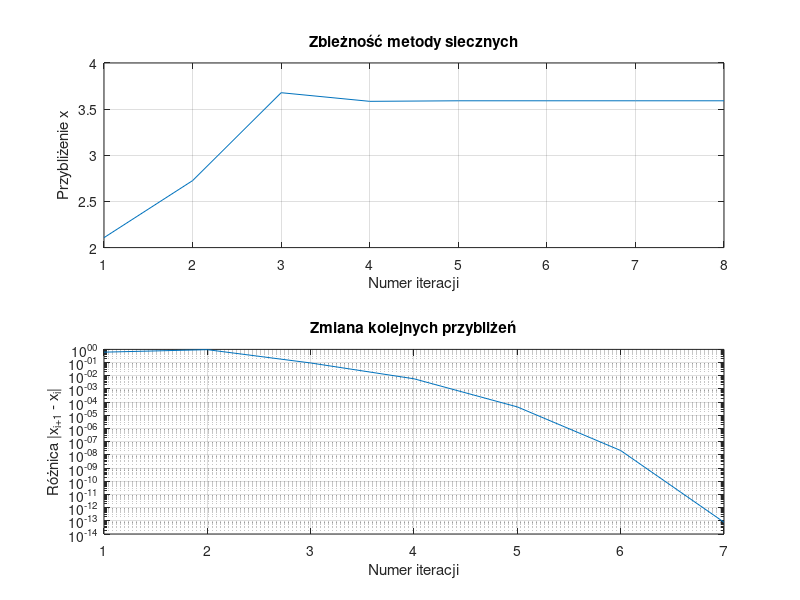

This chart was generated by the following MATLAB code:
function [xvec,xdif,xsolution,ysolution,iterations] = impedance_secant()
% Wyznacza miejsce zerowe funkcji impedance_difference metodą siecznych.
% Dodatkowo rysuje wykresy:
%   - Zbieżność kolejnych przybliżeń (xvec)
%   - Różnice między kolejnymi przybliżeniami (xdif)
%
% xvec - wektor z kolejnymi przybliżeniami miejsca zerowego
%   (xvec(1) = x2 przy założeniu, że x0 i x1 są punktami startowymi)
% xdif - wektor różnic kolejnych przybliżeń
%   (xdif(i) = abs(xvec(i+1)-xvec(i)))
% xsolution - obliczone miejsce zerowe
% ysolution - wartość funkcji impedance_difference w punkcie xsolution
% iterations - liczba iteracji wykonana w celu wyznaczenia xsolution

    %--- Parametry startowe i ustawienia metody siecznych ---
    x0 = 1;          % pierwszy punkt startowy
    x1 = 10;         % drugi punkt startowy
    ytolerance = 1e-12;  % tolerancja wartości funkcji w miejscu zerowym
    max_iterations = 1000; % maksymalna liczba iteracji

    %--- Obliczenie wartości funkcji w punktach startowych ---
    f0 = impedance_difference(x0);
    f1 = impedance_difference(x1);

    %--- Przygotowanie zmiennych wyjściowych ---
    xvec = [];       % wektor kolejnych przybliżeń
    xdif = [];       % wektor różnic między przybliżeniami
    xsolution = Inf; % ostateczne rozwiązanie
    ysolution = Inf; % wartość funkcji w rozwiązaniu
    iterations = max_iterations;

    % Pętla główna metody siecznych
    for ii = 1:max_iterations
        % Obliczenie kolejnego przybliżenia x2 metodą siecznych
        % x2 = x1 - f1*(x1 - x0) / (f1 - f0)
        x2 = x1 - f1 * (x1 - x0) / (f1 - f0);
        f2 = impedance_difference(x2);
        
        % Zapis kolejnego przybliżenia
        xvec(ii,1) = x2;
        if ii > 1
            xdif(ii-1,1) = abs(x2 - xvec(ii-1));
        end
        
        % Sprawdzenie warunku zbieżności
        if abs(f2) < ytolerance
            xsolution = x2;
            ysolution = f2;
            iterations = ii;
            break;
        end
        
        % Aktualizacja punktów dla kolejnej iteracji
        x0 = x1;
        f0 = f1;
        x1 = x2;
        f1 = f2;
    end

    % Jeśli nie osiągnięto kryterium zbieżności, ustawiamy ostatnie wartości:
    if isinf(xsolution)
        xsolution = x2;
        ysolution = f2;
    end

    %--- Rysowanie wykresów zbieżności ---
    figure;
    % Wykres kolejnych przybliżeń (xvec)
    subplot(2,1,1);
    plot(1:length(xvec), xvec);
    grid on;
    xlabel('Numer iteracji');
    ylabel('Przybliżenie x');
    title('Zbieżność metody siecznych');

    % Wykres różnic kolejnych przybliżeń (xdif)
    subplot(2,1,2);
    semilogy(1:length(xdif), xdif); % wykres logarytmiczny, gdyż wartości szybko maleją
    grid on;
    xlabel('Numer iteracji');
    ylabel('Różnica |x_{i+1} - x_i|');
    title('Zmiana kolejnych przybliżeń');
    print("zadanie3.png",'-dpng');
end

function impedance_delta = impedance_difference(f)
% Wyznacza różnicę: (moduł impedancji równoległego obwodu RLC) - M
% f - częstotliwość
    if (f <= 0)
        error("f value must be > 0");
    end

    R = 525;
    L = 3;
    C = 7e-5;  % 7 * 10^(-5)
    M = 75;

    % Obliczenie modułu impedancji obwodu równoległego RLC
    Z = 1 ./ sqrt( (1./R.^2) + ( (2*pi*f*C) - 1./(2*pi*f*L) ).^2 );

    % Obliczenie różnicy względem M
    impedance_delta = Z - M;
end
